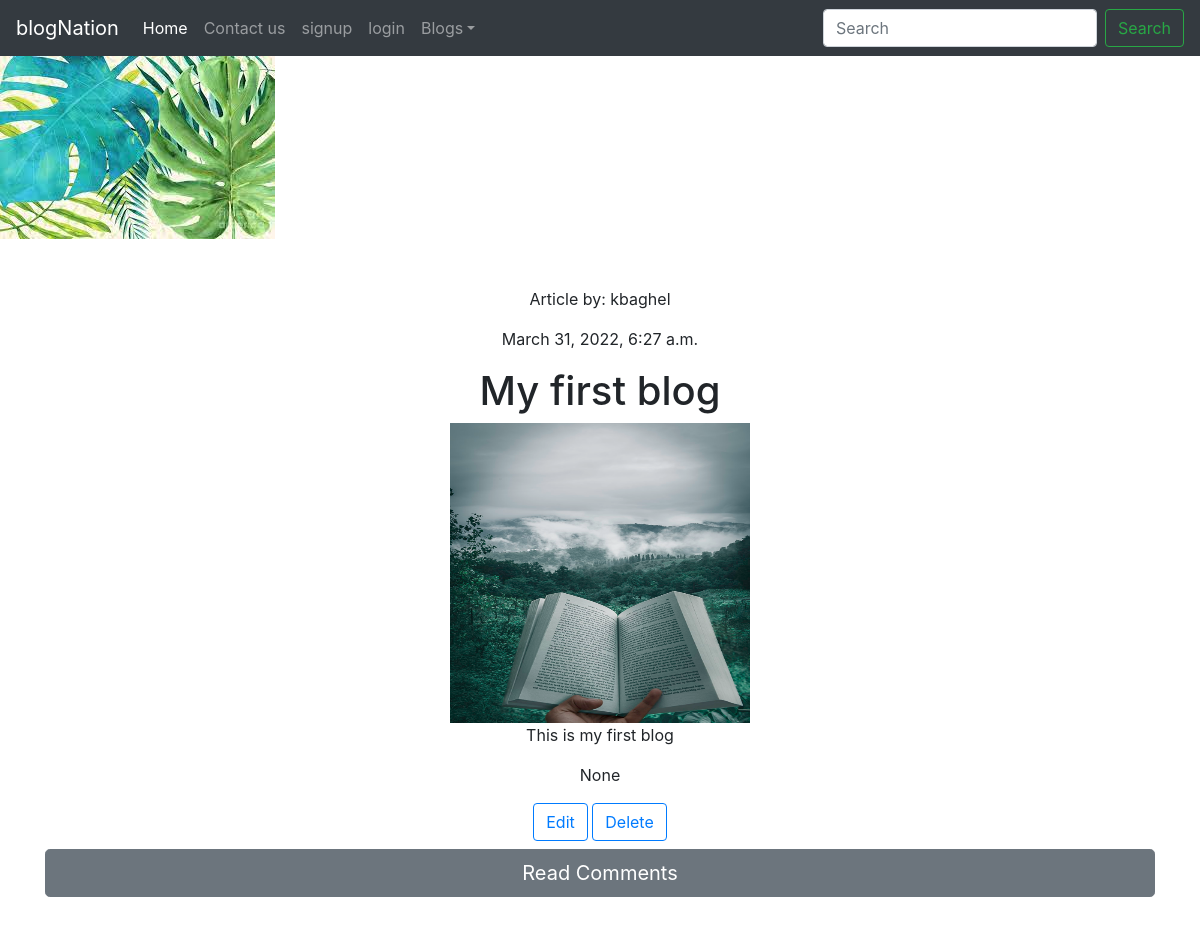
/detail/17, run on the app's committed database.
### blogapp/models.py (models this page shows, shortened)
class BlogTimeStamp(models.Model):
   created_at = models.DateTimeField(auto_now_add=True)
   updated_at = models.DateTimeField(auto_now_add=True)
   class Meta:
      abstract = True

class Post(BlogTimeStamp):
   author = models.ForeignKey(User, on_delete=models.CASCADE)
   title = models.CharField(max_length=100)
   content = models.TextField(max_length=2000, null=True, blank=True)
   slug = models.SlugField(max_length=1000, null=True, blank=True)
   image = models.ImageField(upload_to='images', null=True, blank=True)
   posted_on = models.DateTimeField(auto_now=True)
   category = models.ManyToManyField(Category)

### blogapp/views.py (the view)
# urls.py: path('detail/<int:pk>', views.detail, name='post_detail')
def detail(request, pk):
    post = Post.objects.get(id=pk)
    return render(request, 'home/detail.html', {'post': post})

### templates/home/detail.html (shortened to what this page needs)
{%extends 'base.html'%}
{% block body %}
<div class="container my-5" align="center">
<p>Article by: {{ post.author }}</p>
<p>{{ post.posted_on }}</p>
<h1>{{ post.title }}</h1>
<img src={{post.image.url}} width="300" height="300"/>
<p>{{ post.content }}</p>
<p>{{ post.slug }}</p>
<a href="{% url 'blogapp:update' post.pk %}" role="button" class="btn btn-outline-primary" >Edit</a>
<a href="{% url 'blogapp:delete' post.pk %}" role="button" class="btn btn-outline-primary" >Delete</a></br>
<div>
<a href="{% url 'blogapp:comment' post.pk %}" role="button" class="btn btn-secondary btn-lg btn-block dark my-2" >Read Comments</a>
</div>
</div>
{% endblock  %}

### data on the page
Post: author "kbaghel", posted_on "March 31, 2022, 6:27 a.m.", title "My first blog", image (picture), content "This is my first blog", slug "None"
